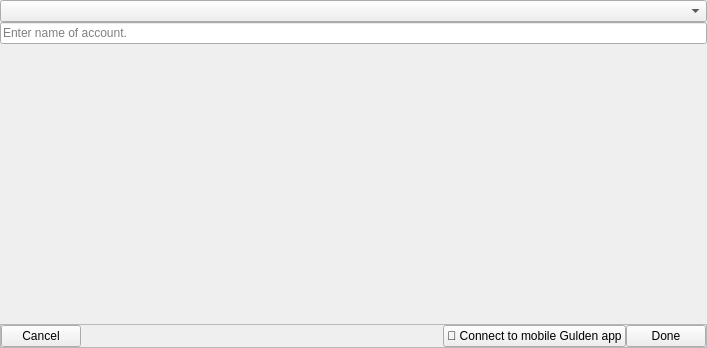
<?xml version="1.0" encoding="UTF-8"?>
<ui version="4.0">
 <class>NewAccountDialog</class>
 <widget class="QFrame" name="NewAccountDialog">
  <property name="geometry">
   <rect>
    <x>0</x>
    <y>0</y>
    <width>707</width>
    <height>348</height>
   </rect>
  </property>
  <property name="sizePolicy">
   <sizepolicy hsizetype="Expanding" vsizetype="Expanding">
    <horstretch>0</horstretch>
    <verstretch>0</verstretch>
   </sizepolicy>
  </property>
  <property name="toolTip">
   <string notr="true"/>
  </property>
  <layout class="QVBoxLayout" name="verticalLayout_2">
   <property name="spacing">
    <number>0</number>
   </property>
   <property name="margin">
    <number>0</number>
   </property>
   <item>
    <layout class="QHBoxLayout" name="horizontalLayout">
     <property name="spacing">
      <number>0</number>
     </property>
     <item>
      <widget class="QStackedWidget" name="stackedWidget">
       <property name="currentIndex">
        <number>0</number>
       </property>
       <widget class="QWidget" name="newAccountPage">
        <layout class="QVBoxLayout" name="verticalLayout_3">
         <property name="spacing">
          <number>0</number>
         </property>
         <property name="margin">
          <number>0</number>
         </property>
         <item>
          <widget class="QComboBox" name="newAccountType">
           <property name="currentIndex">
            <number>-1</number>
           </property>
          </widget>
         </item>
         <item>
          <widget class="QLineEdit" name="newAccountName">
           <property name="inputMethodHints">
            <set>Qt::ImhNone</set>
           </property>
           <property name="text">
            <string/>
           </property>
           <property name="placeholderText">
            <string>Enter name of account.</string>
           </property>
          </widget>
         </item>
         <item>
          <spacer name="verticalSpacer">
           <property name="orientation">
            <enum>Qt::Vertical</enum>
           </property>
           <property name="sizeHint" stdset="0">
            <size>
             <width>20</width>
             <height>40</height>
            </size>
           </property>
          </spacer>
         </item>
         <item>
          <widget class="QFrame" name="accountActionButtonFrame">
           <property name="frameShape">
            <enum>QFrame::StyledPanel</enum>
           </property>
           <property name="frameShadow">
            <enum>QFrame::Raised</enum>
           </property>
           <layout class="QHBoxLayout" name="horizontalLayout_2">
            <property name="spacing">
             <number>0</number>
            </property>
            <property name="margin">
             <number>0</number>
            </property>
            <item>
             <widget class="QPushButton" name="cancelButton">
              <property name="text">
               <string>Cancel</string>
              </property>
             </widget>
            </item>
            <item>
             <spacer name="newAccountButtonSpacer">
              <property name="orientation">
               <enum>Qt::Horizontal</enum>
              </property>
              <property name="sizeHint" stdset="0">
               <size>
                <width>72</width>
                <height>20</height>
               </size>
              </property>
             </spacer>
            </item>
            <item>
             <widget class="QPushButton" name="syncWithMobileButton">
              <property name="text">
               <string> Connect to mobile Gulden app</string>
              </property>
             </widget>
            </item>
            <item>
             <widget class="QPushButton" name="doneButton">
              <property name="text">
               <string>Done</string>
              </property>
             </widget>
            </item>
           </layout>
          </widget>
         </item>
        </layout>
       </widget>
       <widget class="QWidget" name="scanToConnectPage">
        <layout class="QVBoxLayout" name="verticalLayout">
         <property name="spacing">
          <number>0</number>
         </property>
         <property name="margin">
          <number>0</number>
         </property>
         <item>
          <widget class="QLabel" name="scanQRSyncHeader">
           <property name="text">
            <string>Scan QR to connect your mobile Gulden app</string>
           </property>
           <property name="indent">
            <number>0</number>
           </property>
          </widget>
         </item>
         <item>
          <widget class="ClickableQRImage" name="scanQRCode">
           <property name="minimumSize">
            <size>
             <width>230</width>
             <height>230</height>
            </size>
           </property>
           <property name="maximumSize">
            <size>
             <width>230</width>
             <height>230</height>
            </size>
           </property>
           <property name="text">
            <string/>
           </property>
           <property name="indent">
            <number>0</number>
           </property>
          </widget>
         </item>
         <item>
          <spacer name="verticalSpacer_2">
           <property name="orientation">
            <enum>Qt::Vertical</enum>
           </property>
           <property name="sizeHint" stdset="0">
            <size>
             <width>20</width>
             <height>589</height>
            </size>
           </property>
          </spacer>
         </item>
         <item>
          <widget class="QFrame" name="accountActionButtonFrame2">
           <property name="frameShape">
            <enum>QFrame::StyledPanel</enum>
           </property>
           <property name="frameShadow">
            <enum>QFrame::Raised</enum>
           </property>
           <layout class="QHBoxLayout" name="horizontalLayout_3">
            <property name="spacing">
             <number>0</number>
            </property>
            <property name="margin">
             <number>0</number>
            </property>
            <item>
             <widget class="QPushButton" name="cancelButton2">
              <property name="text">
               <string>Cancel</string>
              </property>
             </widget>
            </item>
            <item>
             <spacer name="newAccountButtonSpacer_2">
              <property name="orientation">
               <enum>Qt::Horizontal</enum>
              </property>
              <property name="sizeHint" stdset="0">
               <size>
                <width>72</width>
                <height>20</height>
               </size>
              </property>
             </spacer>
            </item>
            <item>
             <widget class="QPushButton" name="doneButton2">
              <property name="text">
               <string>Done</string>
              </property>
             </widget>
            </item>
           </layout>
          </widget>
         </item>
        </layout>
       </widget>
      </widget>
     </item>
    </layout>
   </item>
  </layout>
 </widget>
 <customwidgets>
  <customwidget>
   <class>ClickableQRImage</class>
   <extends>QLabel</extends>
   <header location="global">qt/_Gulden/clickableqrimage.h</header>
  </customwidget>
 </customwidgets>
 <resources>
  <include location="../../bitcoin.qrc"/>
 </resources>
 <connections/>
</ui>
